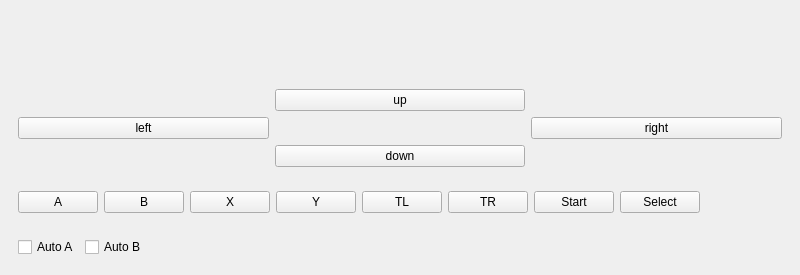
<?xml version="1.0" encoding="UTF-8"?>
<ui version="4.0">
 <class>MainWindow</class>
 <widget class="QMainWindow" name="MainWindow">
  <property name="geometry">
   <rect>
    <x>0</x>
    <y>0</y>
    <width>800</width>
    <height>275</height>
   </rect>
  </property>
  <property name="windowTitle">
   <string>MainWindow</string>
  </property>
  <widget class="QWidget" name="centralwidget">
   <layout class="QVBoxLayout" name="verticalLayout">
    <item>
     <spacer name="verticalSpacer">
      <property name="orientation">
       <enum>Qt::Vertical</enum>
      </property>
      <property name="sizeHint" stdset="0">
       <size>
        <width>20</width>
        <height>40</height>
       </size>
      </property>
     </spacer>
    </item>
    <item>
     <widget class="QWidget" name="widget_2" native="true">
      <layout class="QGridLayout" name="gridLayout">
       <item row="0" column="1">
        <widget class="QPushButton" name="pbUp">
         <property name="text">
          <string>up</string>
         </property>
        </widget>
       </item>
       <item row="2" column="1">
        <widget class="QPushButton" name="pbDown">
         <property name="text">
          <string>down</string>
         </property>
        </widget>
       </item>
       <item row="1" column="2">
        <widget class="QPushButton" name="pbRight">
         <property name="text">
          <string>right</string>
         </property>
        </widget>
       </item>
       <item row="0" column="0">
        <widget class="QWidget" name="widget_4" native="true"/>
       </item>
       <item row="1" column="0">
        <widget class="QPushButton" name="pbLeft">
         <property name="text">
          <string>left</string>
         </property>
        </widget>
       </item>
      </layout>
     </widget>
    </item>
    <item>
     <widget class="QWidget" name="widget" native="true">
      <layout class="QHBoxLayout" name="horizontalLayout">
       <item>
        <widget class="QPushButton" name="pbA">
         <property name="text">
          <string>A</string>
         </property>
        </widget>
       </item>
       <item>
        <widget class="QPushButton" name="pbB">
         <property name="text">
          <string>B</string>
         </property>
        </widget>
       </item>
       <item>
        <widget class="QPushButton" name="pbX">
         <property name="text">
          <string>X</string>
         </property>
        </widget>
       </item>
       <item>
        <widget class="QPushButton" name="pbY">
         <property name="text">
          <string>Y</string>
         </property>
        </widget>
       </item>
       <item>
        <widget class="QPushButton" name="pbTL">
         <property name="text">
          <string>TL</string>
         </property>
        </widget>
       </item>
       <item>
        <widget class="QPushButton" name="pbTR">
         <property name="text">
          <string>TR</string>
         </property>
        </widget>
       </item>
       <item>
        <widget class="QPushButton" name="pbStart">
         <property name="text">
          <string>Start</string>
         </property>
        </widget>
       </item>
       <item>
        <widget class="QPushButton" name="pbSelect">
         <property name="text">
          <string>Select</string>
         </property>
        </widget>
       </item>
       <item>
        <spacer name="horizontalSpacer">
         <property name="orientation">
          <enum>Qt::Horizontal</enum>
         </property>
         <property name="sizeHint" stdset="0">
          <size>
           <width>40</width>
           <height>20</height>
          </size>
         </property>
        </spacer>
       </item>
      </layout>
     </widget>
    </item>
    <item>
     <widget class="QWidget" name="widget_3" native="true">
      <layout class="QHBoxLayout" name="horizontalLayout_3">
       <item>
        <widget class="QCheckBox" name="cbA">
         <property name="text">
          <string>Auto A</string>
         </property>
        </widget>
       </item>
       <item>
        <widget class="QCheckBox" name="cbB">
         <property name="text">
          <string>Auto B</string>
         </property>
        </widget>
       </item>
       <item>
        <spacer name="horizontalSpacer_2">
         <property name="orientation">
          <enum>Qt::Horizontal</enum>
         </property>
         <property name="sizeHint" stdset="0">
          <size>
           <width>40</width>
           <height>20</height>
          </size>
         </property>
        </spacer>
       </item>
      </layout>
     </widget>
    </item>
   </layout>
  </widget>
 </widget>
 <resources/>
 <connections/>
</ui>
